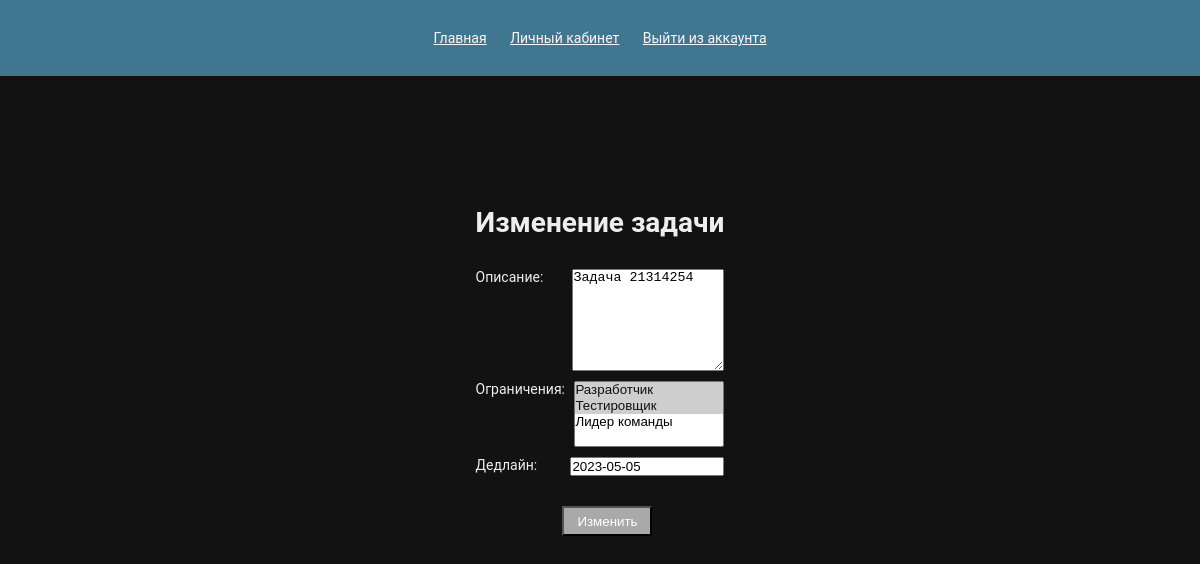
/teams/task/2, run on an earlier commit of the app's database.
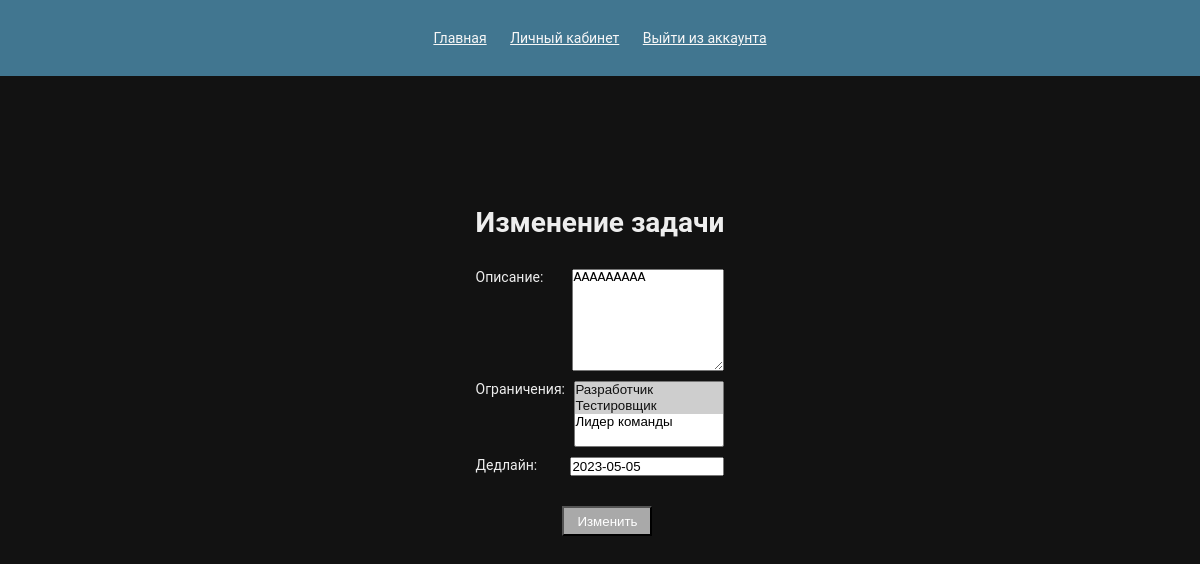
And on a later commit of the database.
### user_teams/models.py (models this page shows, shortened)
class Tasks(models.Model):
    description = models.TextField(max_length=5000, verbose_name="Описание")
    restrictions = models.ManyToManyField("Positions", blank=True, verbose_name="Ограничения", through="RestrictionsToTask")
    deadline = models.DateField(verbose_name="Дедлайн")
    created_at = models.DateField(auto_now_add=True)
    is_selected = models.BooleanField(null=True, default=False)
    completed_at = models.DateField(blank=True, null=True, default=None)
    completed_by = models.ForeignKey("Users", blank=True, null=True, default=None, on_delete=models.SET_DEFAULT,
                                      verbose_name="Выполнено", related_name="completed_tasks")
    class Meta:
        ordering = ["deadline"]

### user_teams/views.py (the view)
# urls.py: path('task/<int:pk>', task_change, name="task_change"),
def task_change(request, pk):
    task = Tasks.objects.get(id=pk)
    if request.method == "POST":
        form = forms.TaskAdd(request.POST, instance=task)
        if form.is_valid():
            form.save()
            return redirect('teams_detail', pk=task.in_team.get().id)
    else:
        form = forms.TaskAdd(instance=task)
    return render(request,
                  'user_teams/task_change.html',
                  {'form': form})

### user_teams/forms.py
class TaskAdd(forms.ModelForm):
    class Meta:
        model = models.Tasks
        exclude = ["completed_at", "is_selected", "completed_by"]

### user_teams/models.py (called while the page is built)
    def __str__(self):
        return self.name

### templates/user_teams/task_change.html (shortened to what this page needs)
<!DOCTYPE html>
<html lang="ru">
<head>
    {% load static %}
    <link href="{% static 'css/style.css' %}" rel="stylesheet">
</head>
<body>
    <header>
        <nav>
            <a href="{% url 'teams_list' %}">Главная</a>
            <a href="{% url 'user_profile' pk=user.id%}">Личный кабинет</a>
            <a href="{% url 'user_logout' %}">Выйти из аккаунта</a>
        </nav>
    </header>
    <main class="taskchange_main">
        <div class="login_div">
            <div class="container">
                <h1>Изменение задачи</h1>
                <form action="" method="post">
                    {{ form.as_p }}
                    <div class="button_container">
                        <button type="submit">Изменить</button>
                    </div>
                </form>
            </div>
        </div>
    </main>
</body>
</html>

What changed in the data, as far as the page shows it:
changed Tasks: description "Задача 21314254" → "AAAAAAAAA"
